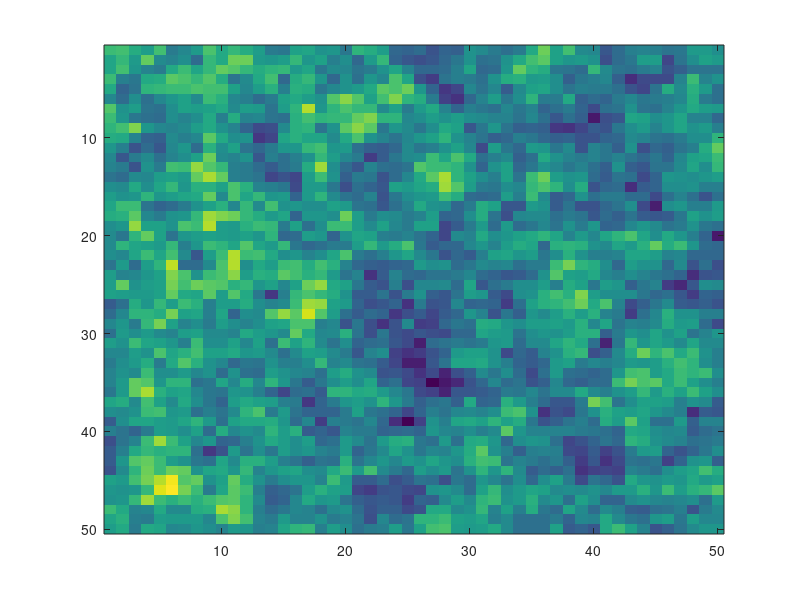

Source code (MATLAB): (Note: this script raises an error after producing the figure.)
clc
close all
clearvars

theta = 2;                    % correlation length
gridSides = [50 100];       % 100x100 and 1000x1000
nCases    = numel(gridSides);

% Prealloc per i tempi
tDist   = NaN(nCases,1);      % tempo per pdist2
tCorr   = NaN(nCases,1);      % tempo per exp(-dist/theta)
tSample = NaN(nCases,1);      % tempo per mvnrnd
tTotal  = NaN(nCases,1);      % tempo totale se vuoi

for k = 1:nCases
    n = gridSides(k);
    nPoints = n^2;
    fprintf('\n=== Grid %dx%d (nPoints = %d) ===\n', n, n, nPoints);

    try
        % Coordinate su griglia regolare
        x = 0:n-1;
        y = 0:n-1;
        [X, Y] = meshgrid(x, y);
        coord = [X(:) Y(:)];

        % Timer complessivo
        tStartTotal = tic;

        % 1) Distanze
        tStart = tic;
        dist   = pdist2(coord, coord, "euclidean");
        tDist(k) = toc(tStart);
        fprintf('Time dist (pdist2):            %.3f s\n', tDist(k));

        % 2) Correlazione
        tStart = tic;
        sp_corr = exp(-dist/theta);
        tCorr(k) = toc(tStart);
        fprintf('Time corr (exp(-dist/theta)):  %.3f s\n', tCorr(k));

        % 3) Simulazione GP (Cholesky + estrazione)
        tStart = tic;
        v = mvnrnd(zeros(1, size(dist,1)), sp_corr, 1);
        tSample(k) = toc(tStart);
        fprintf('Time sample (mvnrnd):          %.3f s\n', tSample(k));

        tTotal(k) = toc(tStartTotal);
        fprintf('Total time:                    %.3f s\n', tTotal(k));

        % Reshape per eventuale visualizzazione (solo se non troppo grande)
        if n <= 100
            vGrid = reshape(v, size(X));
            figure;
            imagesc(vGrid);
            clim([-3 3]);
            colorbar;
            axis equal tight;
            title(sprintf('GP sample on %dx%d grid', n, n));
        end

    catch ME
        % Se finisci la memoria, lo segnaliamo e lasciamo NaN nei tempi
        if strcmp(ME.identifier, 'MATLAB:nomem')
            fprintf('Out of memory for %dx%d grid. Skipping timings.\n', n, n);
        else
            rethrow(ME);
        end
    end
end

% Costruisci e stampa la tabella riassuntiva
NumPoints = gridSides'.^2;
TimingTable = table(gridSides', NumPoints, tDist, tCorr, tSample, tTotal, ...
    'VariableNames', {'GridSide', 'NumPoints', 'TimeDist', 'TimeCorr', 'TimeSample', 'TimeTotal'});

fprintf('\n=== Summary table ===\n');
disp(TimingTable);
